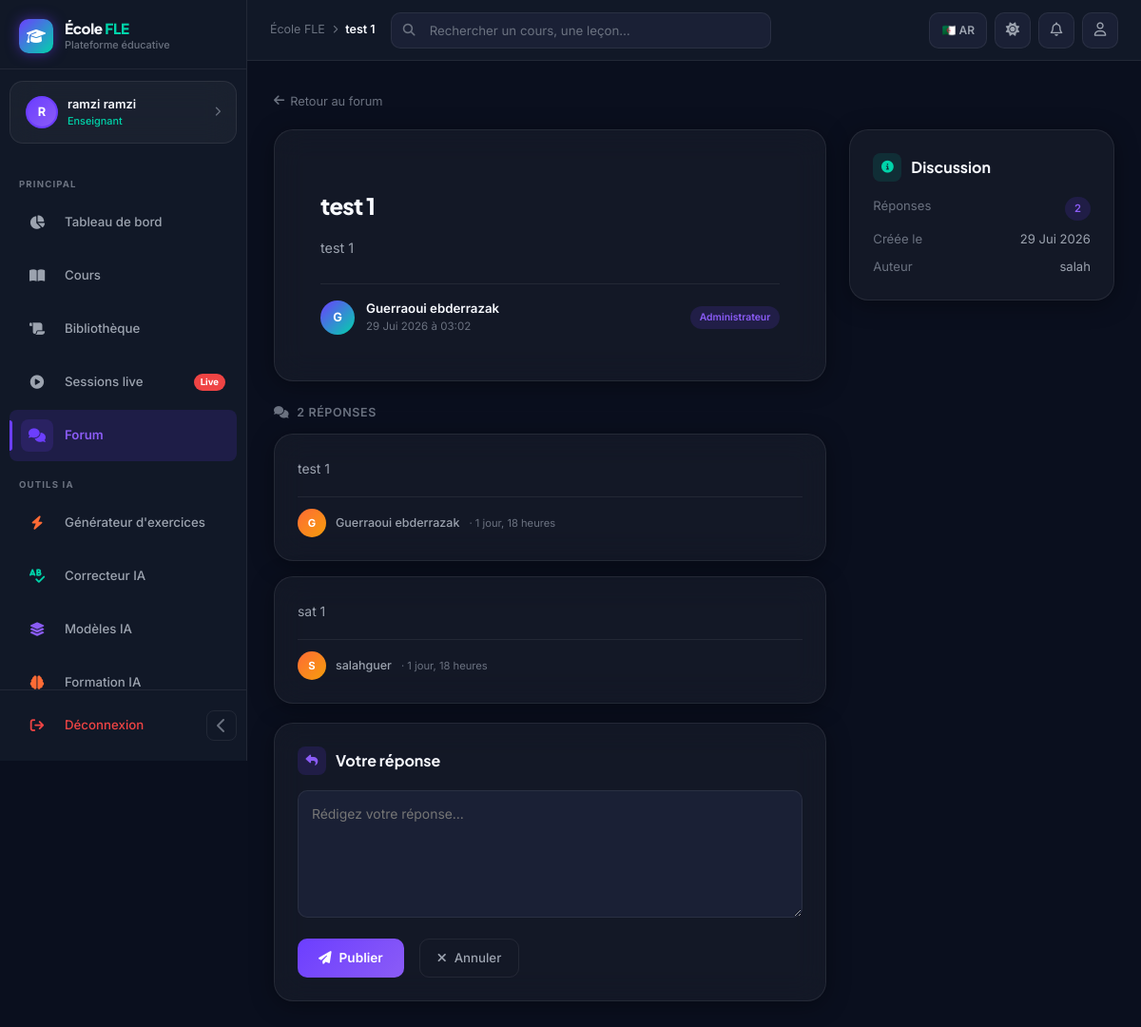
/courses/forum/thread/2/ (signed in), run on the app's committed database.
### apps/accounts/models.py (models this page shows, shortened)
class User(AbstractUser):
    class Role(models.TextChoices):
        ADMIN = 'admin', _('Administrateur')
        TEACHER = 'teacher', _('Enseignant')
        STUDENT = 'student', _('Élève')
        GUEST = 'guest', _('Visiteur')
    class Level(models.TextChoices):
        A1 = 'A1', 'A1 - Débutant'
        A2 = 'A2', 'A2 - Élémentaire'
        B1 = 'B1', 'B1 - Intermédiaire'
    role = models.CharField(
        max_length=20,
        choices=Role.choices,
        default=Role.STUDENT,
        verbose_name=_('Rôle'),
    )
    bio = models.TextField(blank=True, verbose_name=_('Biographie'))
    avatar = models.ImageField(
        upload_to='avatars/',
        null=True,
        blank=True,
        verbose_name=_('Avatar'),
    )
    level = models.CharField(
        max_length=5,
        choices=Level.choices,
        default=Level.A1,
        blank=True,
        verbose_name=_('Niveau'),
    )
    phone = models.CharField(max_length=20, blank=True, verbose_name=_('Téléphone'))
    date_of_birth = models.DateField(null=True, blank=True, verbose_name=_('Date de naissance'))
    preferred_language = models.CharField(
        max_length=5,
        choices=[('fr', 'Français'), ('ar', 'العربية')],
        default='fr',
        verbose_name=_('Langue préférée'),
    )
    is_email_verified = models.BooleanField(default=False)
    created_at = models.DateTimeField(auto_now_add=True)
    updated_at = models.DateTimeField(auto_now=True)
    specialization = models.CharField(max_length=200, blank=True, verbose_name=_('Spécialisation'))
    years_experience = models.PositiveSmallIntegerField(null=True, blank=True)
    class Meta:
        verbose_name = _('Utilisateur')
        verbose_name_plural = _('Utilisateurs')
        ordering = ['-date_joined']
    @property
    def is_teacher(self):
        return self.role == self.Role.TEACHER
    @property
    def is_student(self):
        return self.role == self.Role.STUDENT
    @property
    def is_platform_admin(self):
        return self.role == self.Role.ADMIN or self.is_superuser

### apps/courses/models.py (models this page shows, shortened)
class ForumThread(models.Model):
    course = models.ForeignKey(Course, on_delete=models.CASCADE, related_name='forum_threads', null=True, blank=True)
    author = models.ForeignKey(settings.AUTH_USER_MODEL, on_delete=models.CASCADE)
    title = models.CharField(max_length=400)
    body = models.TextField()
    is_pinned = models.BooleanField(default=False)
    is_closed = models.BooleanField(default=False)
    created_at = models.DateTimeField(auto_now_add=True)
    updated_at = models.DateTimeField(auto_now=True)
    class Meta:
        ordering = ['-is_pinned', '-created_at']
        verbose_name = _('Discussion')

class ForumReply(models.Model):
    thread = models.ForeignKey(ForumThread, on_delete=models.CASCADE, related_name='replies')
    author = models.ForeignKey(settings.AUTH_USER_MODEL, on_delete=models.CASCADE)
    body = models.TextField()
    is_answer = models.BooleanField(default=False, help_text='Marked as the accepted answer')
    created_at = models.DateTimeField(auto_now_add=True)
    class Meta:
        ordering = ['created_at']
        verbose_name = _('Réponse')

### apps/courses/views.py (the view, shortened to what this page needs)
# urls.py: path('forum/thread/<int:thread_id>/', views.forum_thread_view, name='forum_thread'),
@login_required
def forum_thread_view(request, thread_id):
    thread = get_object_or_404(ForumThread, pk=thread_id)
    reply_form = ForumReplyForm(request.POST or None)
    return render(request, 'courses/forum_thread.html', {
        'thread': thread,
        'replies': thread.replies.select_related('author'),
        'reply_form': reply_form,
    })

### apps/courses/forms.py
class ForumReplyForm(forms.ModelForm):
    class Meta:
        model = ForumReply
        fields = ['body']
        widgets = {
            'body': forms.Textarea(attrs={'class': 'form-control', 'rows': 4,
                                         'placeholder': _('Votre réponse...')}),
        }

### templates/courses/forum_thread.html (shortened to what this page needs)
{% extends 'base_dashboard.html' %}
{% block breadcrumb %}{{ thread.title|truncatechars:30 }}{% endblock %}
{% block nav_forum %}active{% endblock %}
{% block content %}
<div class="animate-in">
  <a href="{% url 'courses:forum' %}" style="font-size:.8rem;color:var(--text-muted);text-decoration:none;display:inline-flex;align-items:center;gap:6px;margin-bottom:20px;"><i class="fa-solid fa-arrow-left"></i> Retour au forum</a>
</div>
<div class="row g-4">
  <div class="col-lg-8">
    <div class="glass-card p-5 mb-4 animate-in">
      <h1 style="font-family:var(--font-display);font-weight:800;font-size:1.5rem;letter-spacing:-.03em;color:var(--text-primary);margin-bottom:16px;line-height:1.3;">{{ thread.title }}</h1>
      <div style="line-height:1.8;color:var(--text-secondary);font-size:.9rem;margin-bottom:24px;">{{ thread.body|linebreaks }}</div>
      <div style="display:flex;align-items:center;gap:12px;padding-top:16px;border-top:1px solid var(--border);">
        <div style="width:36px;height:36px;border-radius:50%;background:linear-gradient(135deg,var(--violet),var(--mint));display:flex;align-items:center;justify-content:center;font-size:.8rem;font-weight:700;color:#fff;">{{ thread.author.first_name|first|default:thread.author.username|first|upper }}</div>
        <div>
          <div style="font-weight:600;font-size:.83rem;color:var(--text-primary);">{{ thread.author.get_full_name|default:thread.author.username }}</div>
          <div style="font-size:.72rem;color:var(--text-muted);">{{ thread.created_at|date:"d M Y à H:i" }}</div>
        </div>
        <span class="pill {% if thread.author.is_teacher %}pill-mint{% else %}pill-violet{% endif %}" style="font-size:.65rem;margin-left:auto;">{{ thread.author.get_role_display }}</span>
      </div>
    </div>
    {% if replies %}
    <div style="margin-bottom:20px;">
      <p style="font-size:.78rem;color:var(--text-muted);font-weight:600;letter-spacing:.05em;text-transform:uppercase;margin-bottom:12px;"><i class="fa-solid fa-comments me-2"></i>{{ replies.count }} réponse{{ replies.count|pluralize }}</p>
      {% for reply in replies %}
      <div class="glass-card p-4 mb-3 animate-in {% if reply.is_answer %}border border-success{% endif %}" style="{% if reply.is_answer %}border-color:var(--mint)!important;{% endif %}">
        <div style="line-height:1.8;color:var(--text-secondary);font-size:.87rem;margin-bottom:16px;">{{ reply.body|linebreaks }}</div>
        <div style="display:flex;align-items:center;gap:10px;padding-top:12px;border-top:1px solid var(--border);">
          <div style="width:30px;height:30px;border-radius:50%;background:linear-gradient(135deg,var(--orange),var(--gold));display:flex;align-items:center;justify-content:center;font-size:.7rem;font-weight:700;color:#fff;">{{ reply.author.first_name|first|default:reply.author.username|first|upper }}</div>
          <span style="font-size:.78rem;color:var(--text-secondary);font-weight:500;">{{ reply.author.get_full_name|default:reply.author.username }}</span>
          <span style="font-size:.7rem;color:var(--text-muted);">· {{ reply.created_at|timesince }}</span>
        </div>
      </div>
      {% endfor %}
    </div>
    {% endif %}
    {% if not thread.is_closed %}
    <div class="glass-card p-4 animate-in animate-in-d2">
      <div class="section-title mb-3"><div class="section-title-icon" style="background:var(--violet-dim);color:var(--violet-light);"><i class="fa-solid fa-reply"></i></div> Votre réponse</div>
      <form method="post">
        <div class="mb-3">
          <textarea name="body" rows="5" placeholder="Rédigez votre réponse…" required style="background:var(--bg-card);border:1px solid var(--border);color:var(--text-primary);border-radius:10px;padding:14px;font-size:.87rem;width:100%;font-family:var(--font-body);resize:vertical;transition:border-color var(--transition);" onfocus="this.style.borderColor='var(--violet)'" onblur="this.style.borderColor='var(--border)'"></textarea>
        </div>
        <div class="d-flex gap-3">
          <button type="submit" class="btn-primary-gradient"><i class="fa-solid fa-paper-plane"></i> Publier</button>
          <a href="{% url 'courses:forum' %}" class="btn-ghost"><i class="fa-solid fa-xmark"></i> Annuler</a>
        </div>
      </form>
    </div>
    {% else %}
    <div class="alert-dark info animate-in animate-in-d2"><i class="fa-solid fa-lock"></i> Cette discussion est fermée. Vous ne pouvez plus y répondre.</div>
    {% endif %}
  </div>
  <div class="col-lg-4 animate-in animate-in-d2">
    <div class="glass-card p-4">
      <div class="section-title mb-3"><div class="section-title-icon" style="background:var(--mint-dim);color:var(--mint);"><i class="fa-solid fa-circle-info"></i></div> Discussion</div>
      <div style="display:flex;flex-direction:column;gap:10px;font-size:.82rem;">
        <div style="display:flex;justify-content:space-between;"><span style="color:var(--text-muted);">Réponses</span><span class="pill pill-violet">{{ replies.count }}</span></div>
        <div style="display:flex;justify-content:space-between;"><span style="color:var(--text-muted);">Créée le</span><span style="color:var(--text-secondary);">{{ thread.created_at|date:"d M Y" }}</span></div>
        <div style="display:flex;justify-content:space-between;"><span style="color:var(--text-muted);">Auteur</span><span style="color:var(--text-secondary);">{{ thread.author.username }}</span></div>
      </div>
    </div>
  </div>
</div>
{% endblock %}

### templates/base_dashboard.html (shortened to what this page needs)
{% load static %}
<!DOCTYPE html>
<html lang="{{ LANGUAGE_CODE|default:'fr' }}" dir="{% if LANGUAGE_CODE == 'ar' %}rtl{% else %}ltr{% endif %}" data-theme="dark">
<head>
  <link href="https://cdn.jsdelivr.net/npm/bootstrap@5.3.3/dist/css/bootstrap.min.css" rel="stylesheet">
  <link href="https://cdnjs.cloudflare.com/ajax/libs/font-awesome/6.5.1/css/all.min.css" rel="stylesheet">
</head>
<body>
<aside class="sidebar" id="sidebar">
  <a href="{% url 'home' %}" class="sidebar-brand">
    <div class="sidebar-brand-icon"><i class="fa-solid fa-graduation-cap"></i></div>
    <div class="sidebar-brand-text">
      <div class="brand-name">École <span style="color:var(--mint)">FLE</span></div>
      <div class="brand-sub">Plateforme éducative</div>
    </div>
  </a>
  <div class="sidebar-user" onclick="window.location='{% url 'accounts:profile' %}'">
    <div class="sidebar-user-avatar-placeholder">
      {{ request.user.first_name|first|default:request.user.username|first|upper }}
    </div>
    <div class="sidebar-user-info">
      <div class="sidebar-user-name">{{ request.user.get_full_name|default:request.user.username }}</div>
      <div class="sidebar-user-role">
        {% if request.user.is_teacher %}Enseignant
        {% elif request.user.is_platform_admin %}Administrateur
        {% else %}Élève · {{ request.user.level }}{% endif %}
      </div>
    </div>
    <i class="fa-solid fa-chevron-right sidebar-user-chevron" style="color:var(--text-muted);font-size:.65rem;"></i>
  </div>
  <nav class="sidebar-nav">
    <div class="sidebar-section-label">Principal</div>
    <a href="{% url 'accounts:dashboard' %}" class="nav-item-link {% block nav_dashboard %}{% endblock %}">
      <div class="nav-item-icon"><i class="fa-solid fa-chart-pie"></i></div>
      <span class="nav-label">Tableau de bord</span>
    </a>
    <a href="{% url 'courses:list' %}" class="nav-item-link {% block nav_courses %}{% endblock %}">
      <div class="nav-item-icon"><i class="fa-solid fa-book-open"></i></div>
      <span class="nav-label">Cours</span>
    </a>
    <a href="{% url 'courses:library' %}" class="nav-item-link {% block nav_library %}{% endblock %}">
      <div class="nav-item-icon"><i class="fa-solid fa-scroll"></i></div>
      <span class="nav-label">Bibliothèque</span>
    </a>
    <a href="{% url 'live_stream:list' %}" class="nav-item-link {% block nav_live %}{% endblock %}">
      <div class="nav-item-icon"><i class="fa-solid fa-circle-play"></i></div>
      <span class="nav-label">Sessions live</span>
      <span class="nav-badge" style="background:var(--red);">Live</span>
    </a>
    <a href="{% url 'courses:forum' %}" class="nav-item-link {% block nav_forum %}{% endblock %}">
      <div class="nav-item-icon"><i class="fa-solid fa-comments"></i></div>
      <span class="nav-label">Forum</span>
    </a>
    {% if request.user.is_teacher or request.user.is_staff or request.user.is_superuser %}
<div class="sidebar-section-label">Outils IA</div>
<a href="/ai/exercise-generator/" class="nav-item-link">
    <div class="nav-item-icon"><i class="fa-solid fa-bolt" style="color:var(--orange);"></i></div>
    <span class="nav-label">Générateur d'exercices</span>
</a>
<a href="/ai/grammar-corrector/" class="nav-item-link">
    <div class="nav-item-icon"><i class="fa-solid fa-spell-check" style="color:var(--mint);"></i></div>
    <span class="nav-label">Correcteur IA</span>
</a>
<a href="/ai/templates-lab/" class="nav-item-link">
    <div class="nav-item-icon"><i class="fa-solid fa-layer-group" style="color:var(--violet-light);"></i></div>
    <span class="nav-label">Modèles IA</span>
</a>
<a href="/ai/training-hub/" class="nav-item-link">
    <div class="nav-item-icon"><i class="fa-solid fa-brain" style="color:var(--orange);"></i></div>
    <span class="nav-label">Formation IA</span>
</a>
    {% endif %}
  </nav>
  <div class="sidebar-footer">
    <div class="d-flex align-items-center justify-content-between">
      <a href="{% url 'accounts:logout' %}" class="nav-item-link" style="flex:1; color:var(--red); margin:0;">
        <div class="nav-item-icon"><i class="fa-solid fa-arrow-right-from-bracket"></i></div>
        <span class="nav-label">Déconnexion</span>
      </a>
      <button class="sidebar-toggle" id="sidebarToggle" title="Réduire la sidebar">
        <i class="fa-solid fa-chevron-left" id="sidebarToggleIcon"></i>
      </button>
    </div>
  </div>
</aside>
<div class="main-wrapper" id="mainWrapper">
  <header class="topbar">
    <div class="d-none d-md-flex align-items-center gap-2" style="color:var(--text-muted); font-size:.78rem;">
      <span>École FLE</span>
      <i class="fa-solid fa-chevron-right" style="font-size:.55rem;"></i>
      <span style="color:var(--text-primary); font-weight:600;">{% block breadcrumb %}Dashboard{% endblock %}</span>
    </div>
    <div class="topbar-search d-none d-md-block">
      <i class="fa-solid fa-magnifying-glass search-icon"></i>
      <input type="text" placeholder="Rechercher un cours, une leçon…">
    </div>
    <div class="topbar-actions">
      <form action="{% url 'set_language' %}" method="post">
        {% if LANGUAGE_CODE == 'fr' %}
          <button type="submit" class="lang-btn">🇩🇿 AR</button>
        {% else %}
          <input type="hidden" name="language" value="fr">
          <button type="submit" class="lang-btn">🇫🇷 FR</button>
        {% endif %}
      </form>
      <button class="theme-toggle-btn" id="themeToggle" title="Changer le thème">
        <i class="fa-solid fa-moon" id="themeIcon"></i>
      </button>
      <a href="{% url 'accounts:notifications' %}" class="topbar-btn">
        <i class="fa-regular fa-bell"></i>
      </a>
      <a href="{% url 'accounts:profile' %}" class="topbar-btn">
        <i class="fa-regular fa-user"></i>
      </a>
    </div>
  </header>
  <main class="page-content">
    {% block content %}{% endblock %}
  </main>
</div>
</body>
</html>

### data on the page
User: user.first_name|first "R", user.get_full_name "ramzi ramzi"
ForumThread: title "test 1", body "test 1", author.first_name|first "G", author.get_full_name "Guerraoui ebderrazak", created_at "29 Jui 2026 à 03:02", author.role "Administrateur", created_at "29 Jui 2026", author.username "salah"
ForumReply: body "test 1", author.first_name|first "G", author.get_full_name "Guerraoui ebderrazak", created_at "1 jour, 18 heures"
ForumReply: body "sat 1", author.first_name|first "S", author.get_full_name "salahguer", created_at "1 jour, 18 heures"

### other printed values
{{ replies.count }} "2"
